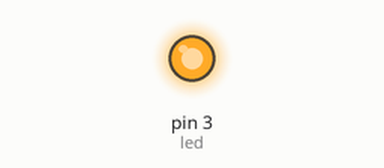
Recording of a program running on a simulated Raspberry Pi (header pin numbers). On the bench: output pins drawn as LEDs (lit = HIGH).

Above: at 0.5 s.
At 5.0 s:
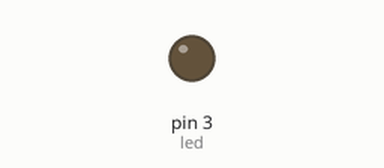
Timing chart, 0 to 6.9 s (numbered marks = the images above):
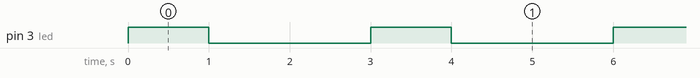

The program:

blink_1.py
```python
# Raspberry Pi => RPi.GPIO

# sudo apt-get update
# sudo apt-get install python3-rpi.gpio

import RPi.GPIO as GPIO
import time

# GPIO Pin No Use = 2 for ground
# GPIO.setmode(GPIO.BCM)

# GPIO Board Pin Use = 3 for ground
GPIO.setmode(GPIO.BOARD)

# Board Pin No Ko assing kiya hai ek variable mai
# led is a output device
led = 3

# GPIO.OUT => output perpose ke liye use hone wala hai isliye usko bata rahe hai
# ki led use for output perpose in setup
GPIO.setup(led, GPIO.OUT)

# no other loop work in this GPIO, it work with WHILE True for infinity loop
while True:

    # led one, git take 0,1 => 1 = True, 0 = False; 1 On, 0 Off
    GPIO.output(led, True) # logic pass hoga 1

    # blink kitne time tak karna hai, delay time
    time.sleep(1) # 1 = one second
    GPIO.output(led, False) # logic pass hoga 0 = off
    time.sleep(2) # off for 2 second only
```

Measured:
- by itself, pin 3 (led): alternates HIGH for 1.0 s and LOW for 2.0 s
